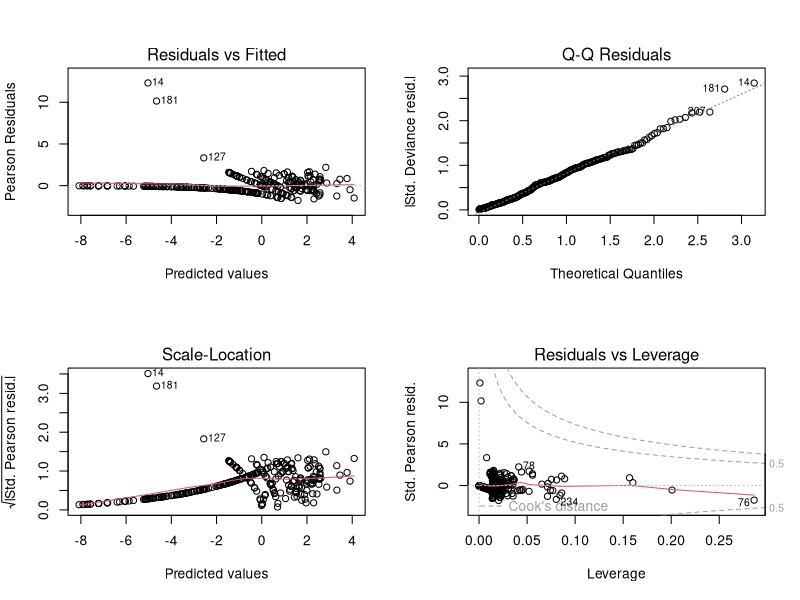
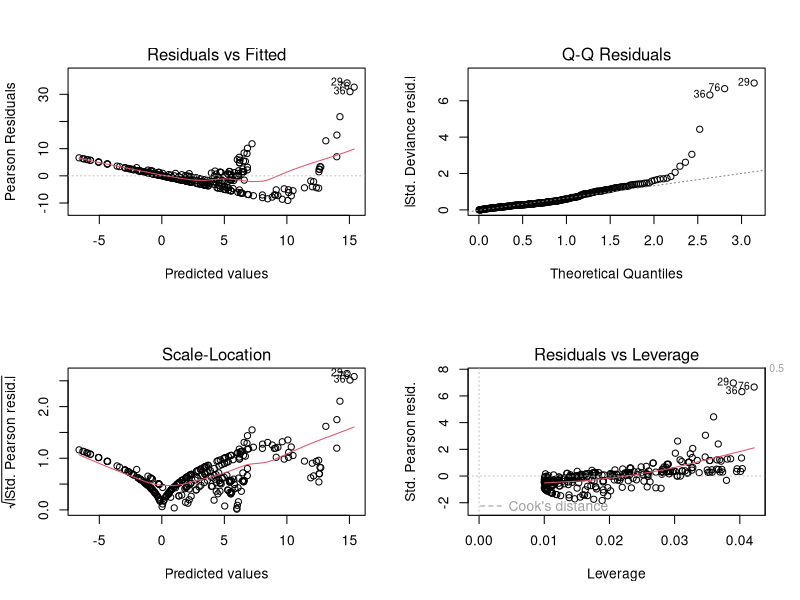
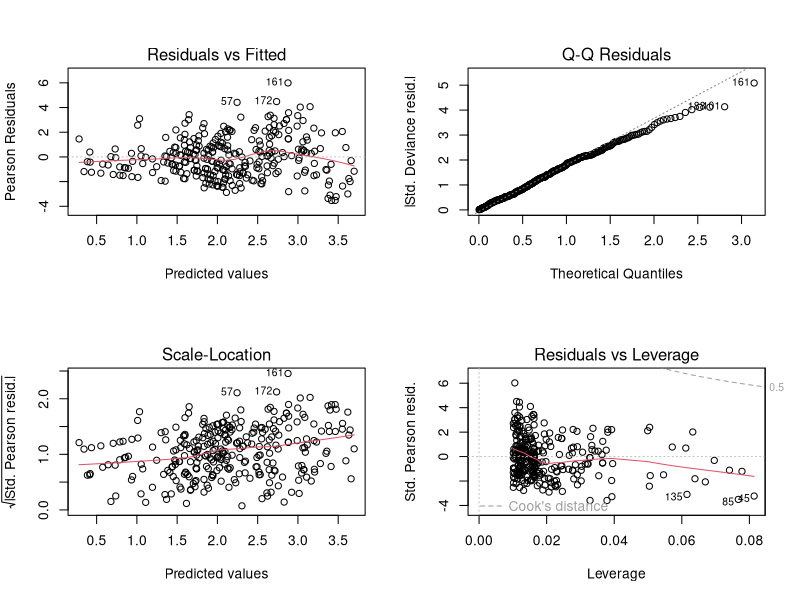

Source code (R) for these figures, in order:
## ---- chunk 1
knitr::opts_chunk$set(echo = TRUE)
## ---- chunk 2
require(tidyverse)
## ---- chunk 3
#Create Predictor
predictor <- runif(5, min = 0, max = 1)

#Make a Model Matrix of Predictor values
model_matrix <- model.matrix(~predictor)

#View the created Model Matrix
print(model_matrix)
## ---- chunk 4
B0 <- 10
B1 <- 2
parameters <- c(B0, B1)
print(parameters)
## ---- chunk 5
response <- model_matrix %*% parameters
print(response)
## ---- chunk 6
as_factor <- factor(rep(c("low", "high"), 2))
model_matrix <- model.matrix(~as_factor)
print(model_matrix)
## ---- chunk 7
B0 <- 5
B1 <- 5
parameters <- c(B0, B1)
response1 <- model_matrix %*% parameters
response2 <- B0 + B1 * (as.numeric(as_factor) - 1)
cbind(response1, response2)
## ---- chunk 8
n.groups <- 3
n.sample <- 100
n <- n.groups * n.sample

x <- rep(1:n.groups, rep(n.sample, n.groups)) ## population indicator
population <- factor(x, labels = c("Pyrenees", "Massif Central", "Jura"))

length <- runif(n, 4.5, 7.0) ## wing length
length <- length - mean(length)

## ---- chunk 9
Xmat <- model.matrix(~population * length)
beta.vector <- c(-2, 1, 2, 5, -2, -7)
## ---- chunk 10
linear_predictor <- Xmat[,] %*% beta.vector
lambda <- exp(linear_predictor) 
# Lambda= poisson mean
C <- rpois(n = n, lambda = lambda)
## ---- chunk 11
model1 <- glm(C ~ population * length, poisson)
summary(model1)
## ---- chunk 12
par(mfrow=c(2, 2))
plot(model1)
## ---- chunk 13
model2 <- glm(C ~ population*length)
summary(model2)
## ---- chunk 14
plot(model2)
## ---- chunk 15
n.groups <- 3
n.sample <- 100
n <- n.groups * n.sample

x <- rep(1:n.groups, rep(n.sample, n.groups))
population <- factor(x, labels = c("Pyrenees", "Massif Central", "Jura"))

wetness <- runif(n, 0, 1)

## ---- chunk 16
N <- round(runif(n, 10, 50))
Xmat <- model.matrix(~population * wetness)
beta.vector <- c(-4, 1, 2, 6, 2, -5)
## ---- chunk 17
linear.pred <- Xmat[,] %*% beta.vector
exp.p <- exp(linear.pred) / (1 + exp(linear.pred))
C <- rbinom(n = n, size = N, prob = exp.p)
## ---- chunk 18
model1 <- glm(cbind(C, N-C) ~ population*wetness, binomial)
summary(model1)
## ---- chunk 19
model2 <- glm(C ~ population * wetness, poisson)
#(Incorrectly) specify a poisson distribution
plot(model2)
